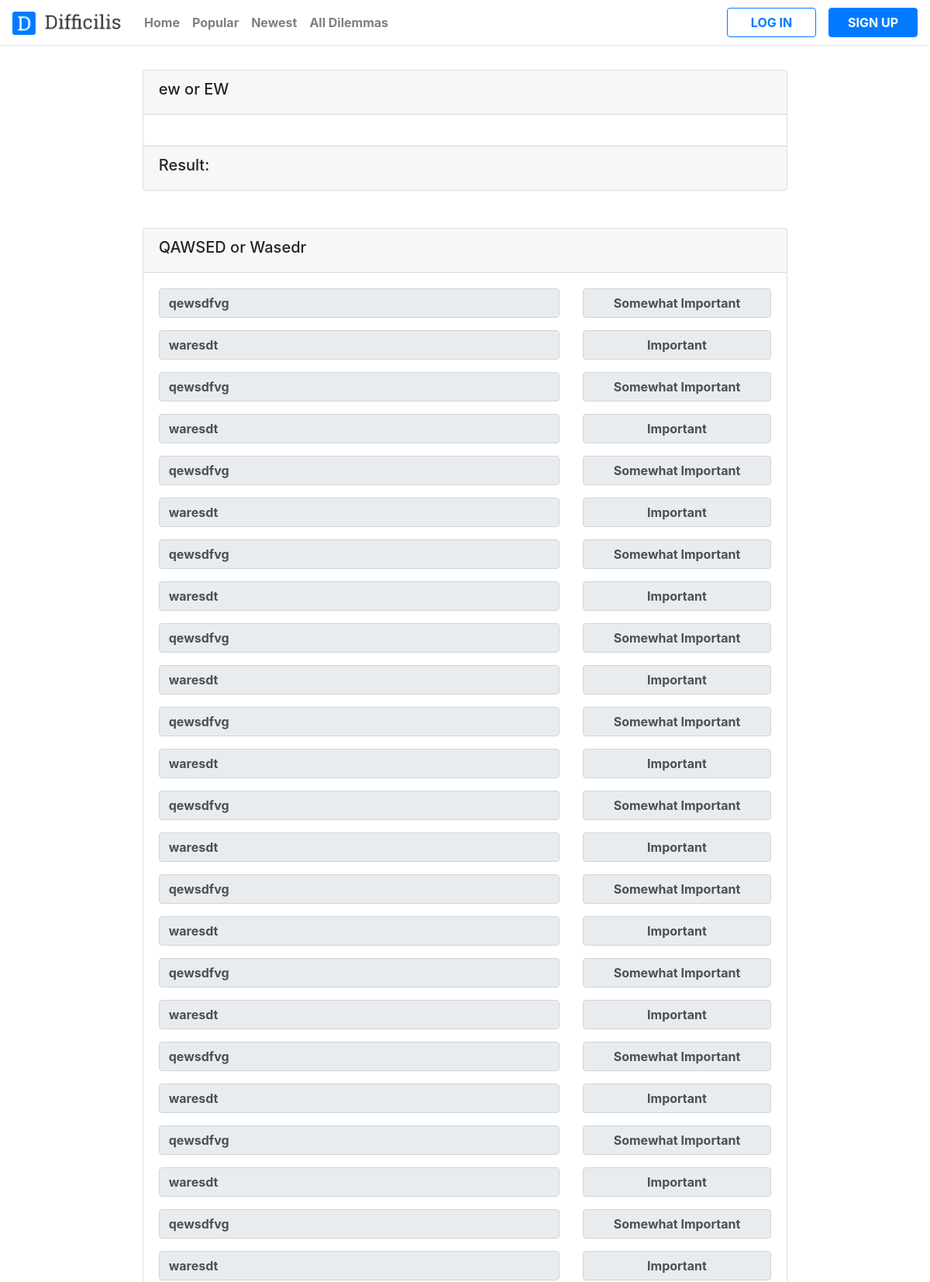
Page /all_dilemmas (upper part) on the committed database.
### easydilemma/models.py (models this page shows, shortened)
class Dilemma(models.Model):
    dilemma_part_one = models.ForeignKey(DilemmaPartOne, on_delete=models.CASCADE)
    dilemma_part_two = models.ForeignKey(DilemmaPartTwo, on_delete=models.CASCADE)
    result = models.TextField()
    user = models.ForeignKey(User, null=True, blank=True, default = None, on_delete=models.CASCADE)

class DilemmaPartOne(models.Model):
    dilemma_part_one = models.CharField(max_length=500)

class DilemmaPartTwo(models.Model):
    dilemma_part_two = models.CharField(max_length=500)

class ReasonPartOne(models.Model):
    dilemma = models.ForeignKey(DilemmaPartOne, default=None, related_name="reason_part_one", on_delete=models.CASCADE)
    reason = models.TextField()
    selected_option = models.CharField(max_length=50)

### easydilemma/views.py (the view)
# urls.py: path('all_dilemmas', views.all_dilemmas, name="all_dilemmas"),
def all_dilemmas(request):
    all_dilemmas = Dilemma.objects.all()
    context = {
        'all_dilemmas': all_dilemmas,
    }
    return render(request, 'easydilemma/all_dilemmas.html', context)

### easydilemma/templates/easydilemma/all_dilemmas.html (shortened to what this page needs)
<!DOCTYPE html>
<html lang="en">
<head>
    {% load static %}
    <link rel="stylesheet" href="https://maxcdn.bootstrapcdn.com/bootstrap/4.0.0/css/bootstrap.min.css">
    <link rel="stylesheet" href="../../static/easydilemma/css/main.css">
    <link rel="stylesheet" href="https://use.fontawesome.com/releases/v5.8.1/css/all.css">
</head>
<body>
    <header class="header">
        <nav class="navbar navbar-expand-lg fixed-top shadow navbar-light bg-white">
                <div class="d-flex">
                    <a class="navbar-brand grow" href="{% url 'easydilemma:index' %}"><img src="{% static '../static/easydilemma/images/Logo.png' %}" id="logo" style="max-height: 30px; max-width: 150px;;"  alt="Difficilis"></a>
                </div>
            <div class="collapse navbar-collapse" id="navbarCollapse">
                <ul class="navbar-nav">
                <li class="nav-item" ><a  href="{% url 'easydilemma:index' %}" class="nav-link font-weight-bold">Home</a></li>
                <li class="nav-item "><a  href="{% url 'easydilemma:all_dilemmas' %}" class="nav-link font-weight-bold">Popular</a></li>
                <li class="nav-item"><a  href="{% url 'easydilemma:all_dilemmas' %}" class="nav-link font-weight-bold">Newest</a></li>
                <li class="nav-item"><a  href="{% url 'easydilemma:all_dilemmas' %}" class="nav-link font-weight-bold">All Dilemmas</a></li>
                </ul>
                <ul class="navbar-nav ml-auto">
                        {% if user.is_authenticated %}
                        <li class="nav-item ml-lg-3 "><a  href="{% url 'users:logout' %}" class="btn btn-primary navbar_btn"><strong>LOG OUT</strong></a></li>
                        {% else %}
                        <li class="nav-item ml-lg-3 "><a  href="{% url 'users:login' %}" class="btn btn-outline-primary navbar_btn" ><strong>LOG IN</strong></a></li>
                        <li class="nav-item ml-lg-3 "><a  href="{% url 'users:register' %}" class="btn btn-primary navbar_btn"><strong>SIGN UP</strong></a></li>
                        {% endif %}
                    </ul>
            </div>
        </nav>
        </header>
{% for dilemma in all_dilemmas %}
<div class="container mb-5">
        <div class="card w-75 mx-auto">
            <div class="card-header">
                <h5>{{ dilemma.dilemma_part_one.dilemma_part_one }} or {{ dilemma.dilemma_part_two.dilemma_part_two }}</h5>
            </div>
            <div class="card-body">
                {% for reason in dilemma.dilemma_part_one.reason_part_one.all %}
                <div class="row mb-3">
                    <div class="col-md-8">
                        <input type="text" class="form-control font-weight-bold expand-reason text-truncate" value="{{ reason.reason }}" readonly>
                    </div>
                    <div class="col-md-4">
                            {% if reason.selected_option == "1" %}
                                <input type="text" class="form-control text-center font-weight-bold" value="Not Really Important" readonly>
                            {% elif reason.selected_option == "2" %}
                                <input type="text" class="form-control text-center font-weight-bold" value="Somewhat Important" readonly>
                            {% elif reason.selected_option == "3" %}
                                <input type="text" class="form-control text-center font-weight-bold" value="Important" readonly>
                            {% elif reason.selected_option == "4" %}
                                <input type="text" class="form-control text-center font-weight-bold" value="Very Important" readonly>
                            {% elif reason.selected_option == "5" %}
                                <input type="text" class="form-control text-center font-weight-bold" value="Extremely Important" readonly>
                            {% endif %}
                    </div>
                </div>
                {% endfor %}
            </div>
        <div class="card-footer">
            <h5>Result: {{ dilemma.result }} </span> </h5>
        </div>
    </div>
</div>
{% endfor %}
<br> <br>
</body>
</html>

### easydilemma/static/easydilemma/css/main.css (style rules this page uses)
.navbar_btn { width: 115px; }
.navbar { border-bottom:1px solid #e7e7e7; }
body { padding-top:90px; }

### rows in the picture
Dilemma: dilemma_part_one.dilemma_part_one "ew", dilemma_part_two.dilemma_part_two "EW"
Dilemma: dilemma_part_one.dilemma_part_one "QAWSED", dilemma_part_two.dilemma_part_two "Wasedr"
ReasonPartOne: reason "qewsdfvg"
ReasonPartOne: reason "waresdt"
ReasonPartOne: reason "qewsdfvg"
ReasonPartOne: reason "waresdt"
ReasonPartOne: reason "qewsdfvg"
ReasonPartOne: reason "waresdt"
ReasonPartOne: reason "qewsdfvg"
ReasonPartOne: reason "waresdt"
ReasonPartOne: reason "qewsdfvg"
ReasonPartOne: reason "waresdt"
ReasonPartOne: reason "qewsdfvg"
ReasonPartOne: reason "waresdt"
ReasonPartOne: reason "qewsdfvg"
ReasonPartOne: reason "waresdt"
ReasonPartOne: reason "qewsdfvg"
ReasonPartOne: reason "waresdt"
ReasonPartOne: reason "qewsdfvg"
ReasonPartOne: reason "waresdt"
ReasonPartOne: reason "qewsdfvg"
ReasonPartOne: reason "waresdt"
ReasonPartOne: reason "qewsdfvg"
ReasonPartOne: reason "waresdt"
ReasonPartOne: reason "qewsdfvg"
ReasonPartOne: reason "waresdt"
